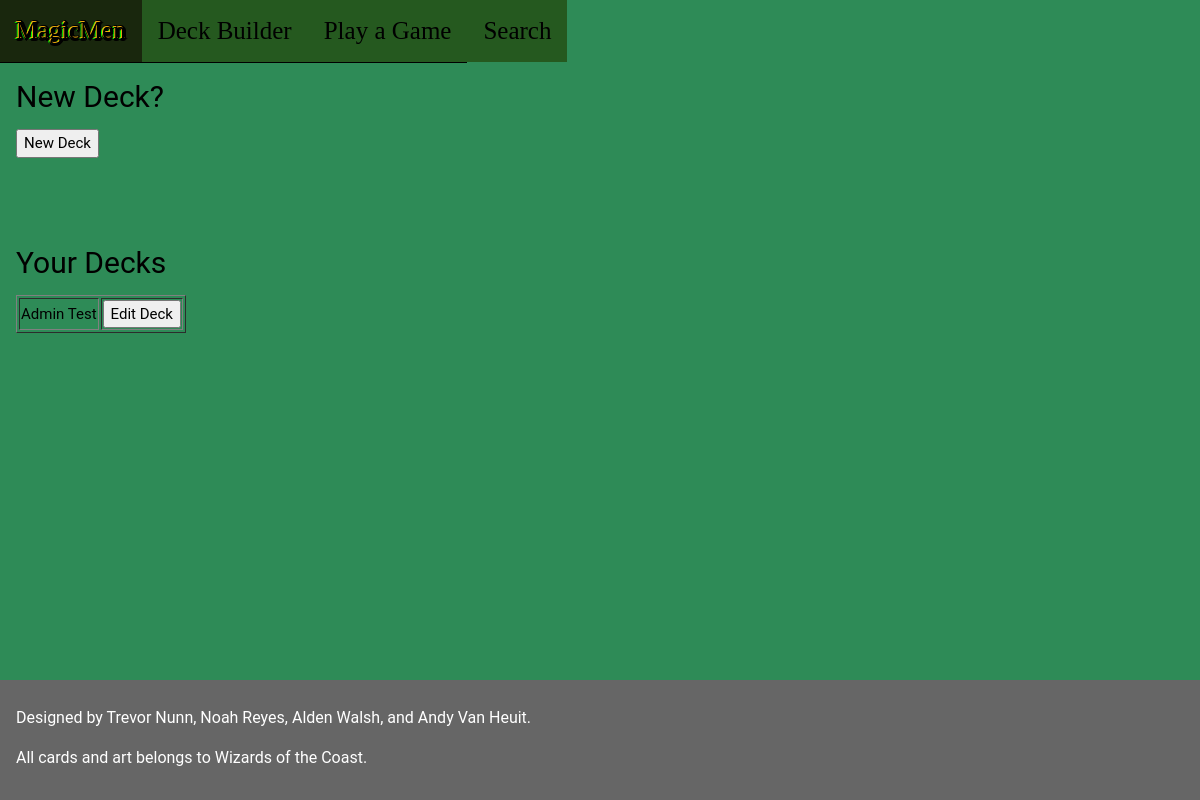
The page /deckBuilder.php on the database as committed earlier.
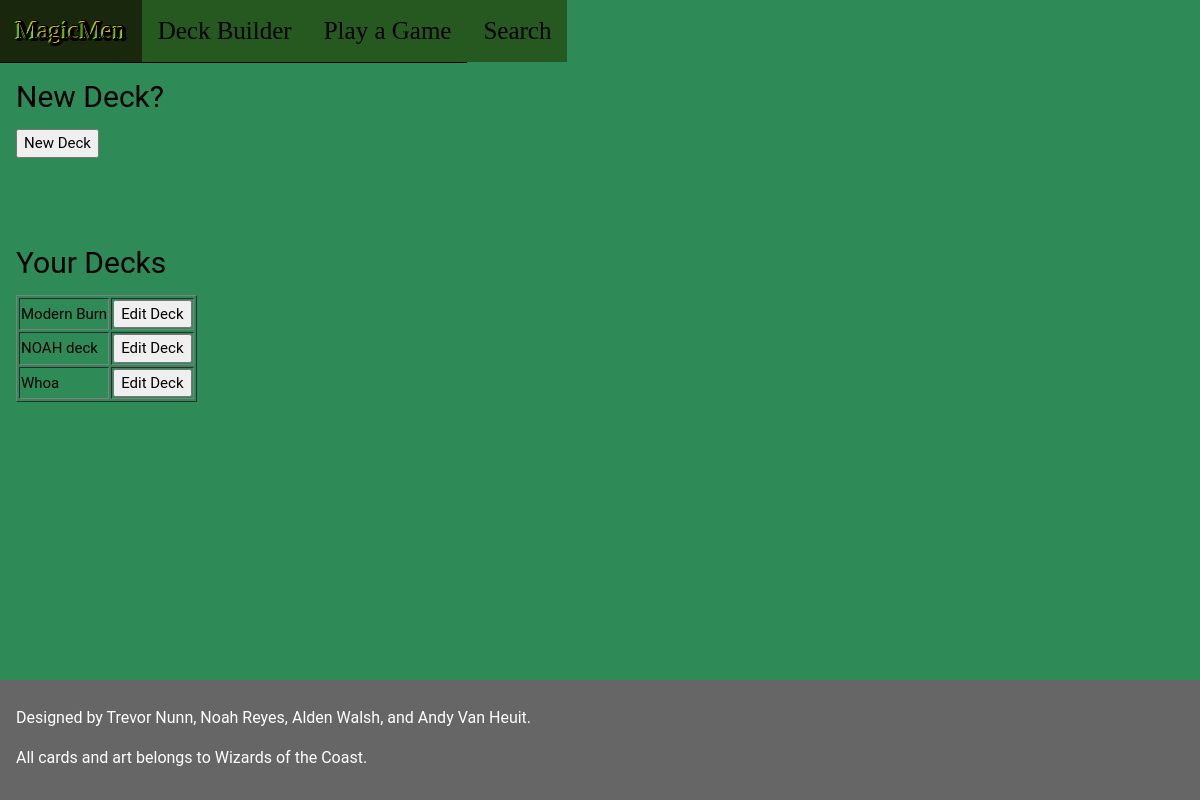
The same page on the database as committed later.
### tables this page shows
CREATE TABLE DeckInfo (
  deckID integer unique not null,
  playerID integer,
  deckName text,
  deckSize integer,
  primary key (deckID, playerID),
  foreign key (playerID) references Players(playerID)
    on update cascade
    on delete cascade
);

### deckBuilder.php (the view, shortened to what this page needs)
<!DOCTYPE html>
<html>
<link rel="stylesheet" href="normal.css">
<body>
  <div class="w3-top">
    <ul class="w3-navbar w3-theme w3-top w3-left-align w3-large">
      <li><a href="indexLoggedIn.html"><div id="header">MagicMen</div></a></li>
      <div>
        <li><a href="deckBuilder.php"><div id="navbar">Deck Builder</div></a></li>
        <li><a href="playgame.php"><div id="navbar">Play a Game</div></a></li>
        <li><a href="search.html"><div id="navbar">Search</div></a></li>
      </div>
    </ul>
  </div>
  <div class="w3-row w3-padding-64">
    <div class="w3-twothird w3-container">
      <h2>New Deck?</h2>
      <a href="newDeck.html"><button>New Deck</button></a>
    </div>
  </div>
  <div class="w3-row w3-padding-8">
    <div class="w3-twothird w3-container">
      <h2>Your Decks</h2>
        <?php
        try
        {
          $db = new PDO('sqlite:./database/mtgcard.db');
          $db->setAttribute(PDO::ATTR_ERRMODE, PDO::ERRMODE_EXCEPTION);
          $result = $db->query("SELECT deckID, deckName FROM DeckInfo ORDER BY deckName;");
          echo '<table border="1">';
          foreach($result as $tuple)
          {
            echo '<tr><td>';
            echo "$tuple[deckName]";
            echo '</td><td>';
            echo '<form action="deckEditor.php" method="POST">';
            echo '<input type="submit" value="Edit Deck"></form>';
            echo '</td></tr>';
          }
          echo '</table>';
        }
        catch(PDOException $e)
        {
          die('Exception : '.$e->getMessage());
        }
        ?>
      </div>
    </div>
<footer id="myFooter">
  <div id="footer" class="w3-container w3-theme-l2 w3-padding-16">
    <h6>Designed by Trevor Nunn, Noah Reyes, Alden Walsh, and Andy Van Heuit.
      <p>
        All cards and art belongs to Wizards of the Coast.
      </h6>
    </div>
  </footer>
</body>
</html>

### deckBuilder.php (style rules this page uses)
html,body,h1,h2,h3,h4,h5,h6 { font-family: "Roboto", sans-serif }
.w3-navbar li a { padding-top: 12px; padding-bottom: 12px; }

Rows that differ between the two databases and show on the page:
removed deckinfo: deckName "Admin Test"
added deckinfo: deckName "Modern Burn"
added deckinfo: deckName "NOAH deck"
added deckinfo: deckName "Whoa"
